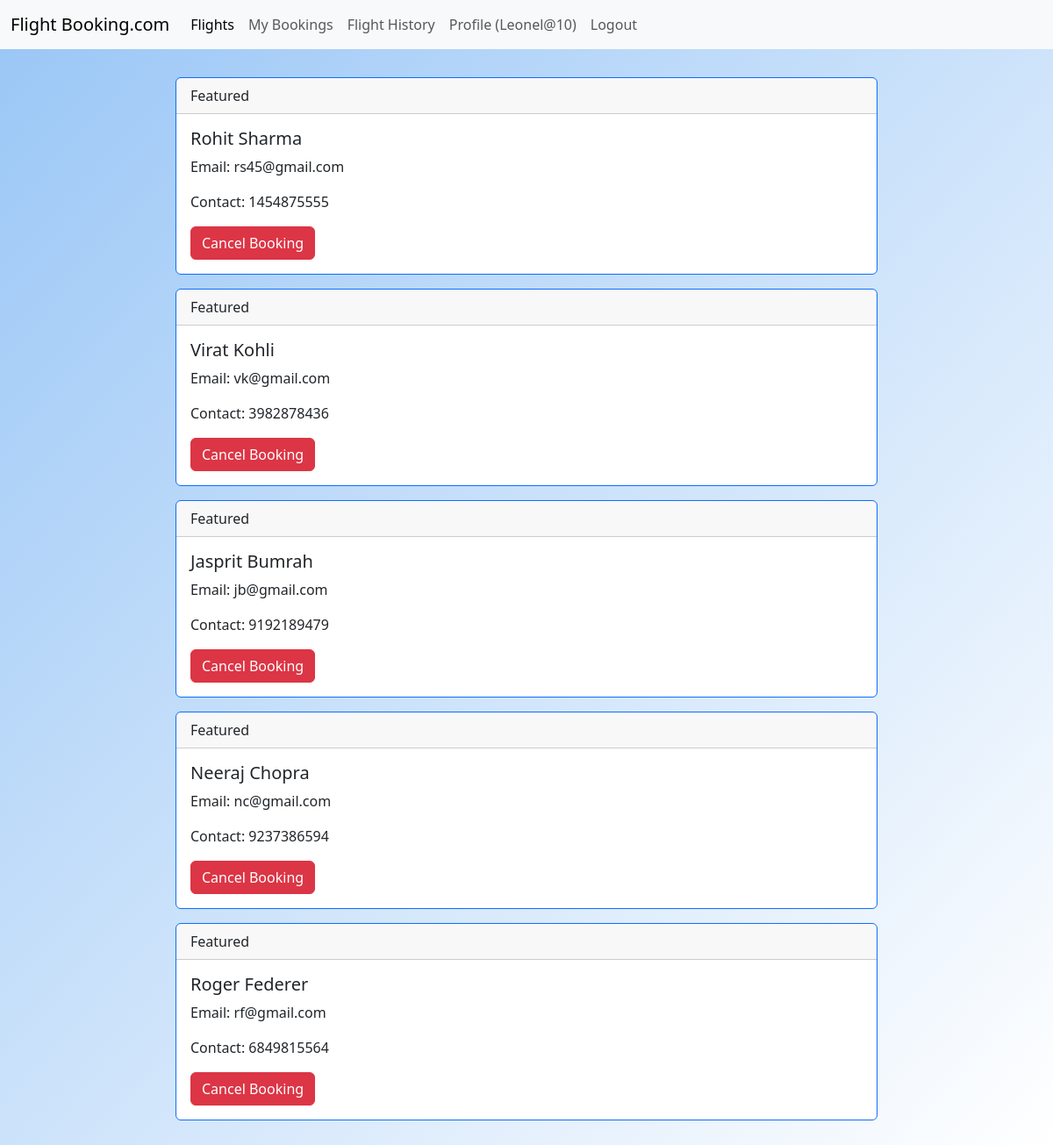
/my_bookings (signed in), run on the app's committed database.
### flights/models.py (models this page shows)
class Bookings(models.Model):
    passenger_name = models.CharField(max_length=50)
    passenger_email = models.EmailField()
    passenger_phone = models.IntegerField(max_length=10)
    booking_date = models.DateTimeField(auto_now_add=True)
    is_canceled = models.BooleanField(default=False)

### flights/views.py (the view)
# urls.py: path('my_bookings', views.my_bookings, name='my_bookings'),
def my_bookings(request):
    if request.user.is_authenticated:
        if 'q' in request.GET:
            q = request.GET['q']
            bookings = Bookings.objects.filter(passenger_name__icontains = q)
        else:
            bookings = Bookings.objects.filter(is_canceled = False)
    else:
        return redirect('login')
    return render(request, 'my_bookings.html', {'bookings':bookings})

### flights/templates/my_bookings.html (shortened to what this page needs)
{% extends "main.html" %}
{% block content %}
<div class="container py-3">
  {% for i in bookings %}
    <div class="card my-3 mx-auto card border-primary" style="max-width: 800px;">
      <div class="card-header">Featured</div>
      <div class="card-body">
        <h5 class="card-title">{{ i.passenger_name }}</h5>
        <p>Email: {{ i.passenger_email }}</p>
        <p>Contact: {{ i.passenger_phone }}</p>
        <form action="{% url "cancel_booking" i.id %}" method="POST">
        <button class="btn btn-danger" type="submit">Cancel Booking</button>
    </form>
      </div>
    </div>
  {% endfor %}
</div>
{% endblock content %}

### templates/nav.html (shortened to what this page needs)
<nav class="navbar navbar-expand-lg bg-body-tertiary">
    <div class="container-fluid">
        <a class="navbar-brand" href="{% url "home" %}">Flight Booking.com</a>
        <div class="collapse navbar-collapse" id="navbarSupportedContent">
            <ul class="navbar-nav me-auto mb-2 mb-lg-0">
                {% if request.user.is_authenticated %}
                <li class="nav-item">
                    <a class="nav-link active" aria-current="page" href="{% url "flights" %}">Flights</a>
                </li>
                <li class="nav-item">
                    <a class="nav-link" href="{% url "my_bookings" %}">My Bookings</a>
                </li>
                <li class="nav-item">
                    <a class="nav-link" href="{% url "flight_history" %}">Flight History</a>
                </li>
                <li class="nav-item">
                    <a class="nav-link" href="{% url "profile" %}">Profile ({{ request.user.username }})</a>
                </li>
                <li class="nav-item">
                    <a class="nav-link" href="{% url "logout" %}">Logout</a>
                </li>
                {% endif %}
            </ul>
        </div>
    </div>
</nav>

### static/style.css (style rules this page uses)
* { box-sizing: border-box; padding: 0; margin: 0; }
body { height: 100%; min-height: 100vh; background: linear-gradient(to bottom right, #99c6f6, #fff); }

### data on the page
Bookings: passenger_name "Rohit Sharma", passenger_email "rs45@gmail.com", passenger_phone "1454875555"
Bookings: passenger_name "Virat Kohli", passenger_email "vk@gmail.com", passenger_phone "3982878436"
Bookings: passenger_name "Jasprit Bumrah", passenger_email "jb@gmail.com", passenger_phone "9192189479"
Bookings: passenger_name "Neeraj Chopra", passenger_email "nc@gmail.com", passenger_phone "9237386594"
Bookings: passenger_name "Roger Federer", passenger_email "rf@gmail.com", passenger_phone "6849815564"

### other printed values
{{ request.user.username }} "Leonel@10"
